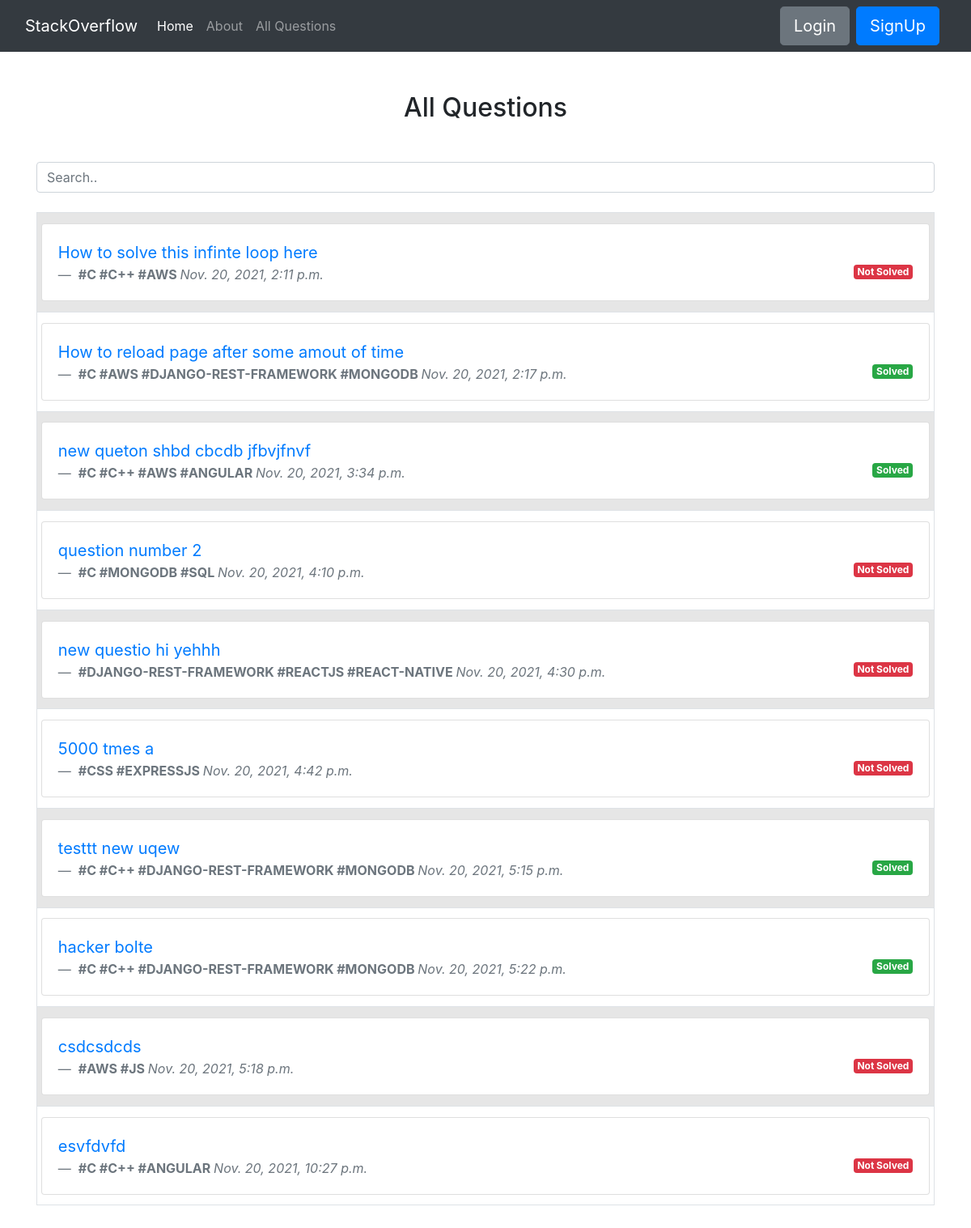
Screenshot of /viewQuestion/ with the database file from the repository.
### questionsApp/models.py (models this page shows, shortened)
class Question(models.Model):
    question_id = models.AutoField(primary_key=True)
    question_author = models.ForeignKey(User, on_delete=models.CASCADE)
    question_title = models.CharField(max_length=100, default="")
    question_body = RichTextField(blank=True, null=True)
    created_at = models.DateTimeField(auto_now=True)
    question_status = models.CharField(max_length=20,
                                       choices=STATUS_CHOICES,
                                       default="Not Solved")
    question_tags = models.ManyToManyField(Tags)

class Tags(models.Model):
    tag_id = models.AutoField(primary_key=True)
    tag_name = models.CharField(max_length=30)
    def __str__(self):
        return self.tag_name

### questionsApp/views.py (the view)
# urls.py: path('viewQuestion/', views.viewQuestion, name='viewQuestion'),
def viewQuestion(request):
    viewQuestions = Question.objects.all()
    context = {'viewQuestions': viewQuestions}
    return render(request, 'QuestionsFolder/viewQuestion.html', context)

### questionsApp/templates/QuestionsFolder/viewQuestion.html (shortened to what this page needs)
{%extends 'baseNavigation.html'%}
{% block body%}
<div class="container" style="margin-top: 50px;">
    <h2 class="text-center">All Questions<h2>
</div>
<div class="container my-5">
    <input class="form-control" id="myInput" type="text" placeholder="Search..">
    <br>
    <table id="myTable" class="table table-striped table-bordered table-sm" cellspacing="0" width="100%">
        <tbody>
            {% for i in viewQuestions %}
            <tr>
                <td>
                    <div class="card my-2">
                        <div class="card-body">
                            <blockquote class="blockquote mb-0">
                                <p>
                                    <a href="detailviewQuestion/{{i.question_id}}">
                                        {{i.question_title}}</a>
                                </p>
                                <footer class="blockquote-footer"> {% for area in i.question_tags.all %}<b>#{{ area }}
                                    </b>{% endfor %}
                                    <cite title="time">
                                        {{i.created_at}}
                                    </cite>
                                    <span>
                                        {% if i.question_status == 'Not Solved' %}
                                        <span class="badge badge-danger float-right">{{i.question_status}}</span>
                                        {% else %}
                                        <span class="badge badge-success float-right">{{i.question_status}}</span>
                                        {% endif %}
                                    </span>
                                </footer>
                            </blockquote>
                        </div>
                    </div>
                </td>
            </tr>
            {%endfor%}
        </tbody>
    </table>
    {% endblock %}

### rows the page displays
Question: question_title "How to solve this infinte loop here", created_at "Nov. 20, 2021, 2:11 p.m.", question_status "Not Solved"
Tags: tag_name "C"
Tags: tag_name "C++"
Tags: tag_name "AWS"
Question: question_title "How to reload page after some amout of time", created_at "Nov. 20, 2021, 2:17 p.m.", question_status "Solved"
Tags: tag_name "DJANGO-REST-FRAMEWORK"
Tags: tag_name "MONGODB"
Question: question_title "new queton shbd cbcdb jfbvjfnvf", created_at "Nov. 20, 2021, 3:34 p.m.", question_status "Solved"
Tags: tag_name "ANGULAR"
Question: question_title "question number 2", created_at "Nov. 20, 2021, 4:10 p.m.", question_status "Not Solved"
Tags: tag_name "SQL"
Question: question_title "new questio hi yehhh", created_at "Nov. 20, 2021, 4:30 p.m.", question_status "Not Solved"
Tags: tag_name "REACTJS"
Tags: tag_name "REACT-NATIVE"
Question: question_title "5000 tmes a", created_at "Nov. 20, 2021, 4:42 p.m.", question_status "Not Solved"
Tags: tag_name "CSS"
Tags: tag_name "EXPRESSJS"
Question: question_title "testtt new uqew", created_at "Nov. 20, 2021, 5:15 p.m.", question_status "Solved"
Question: question_title "hacker bolte", created_at "Nov. 20, 2021, 5:22 p.m.", question_status "Solved"
Question: question_title "csdcsdcds", created_at "Nov. 20, 2021, 5:18 p.m.", question_status "Not Solved"
Tags: tag_name "JS"
Question: question_title "esvfdvfd", created_at "Nov. 20, 2021, 10:27 p.m.", question_status "Not Solved"
